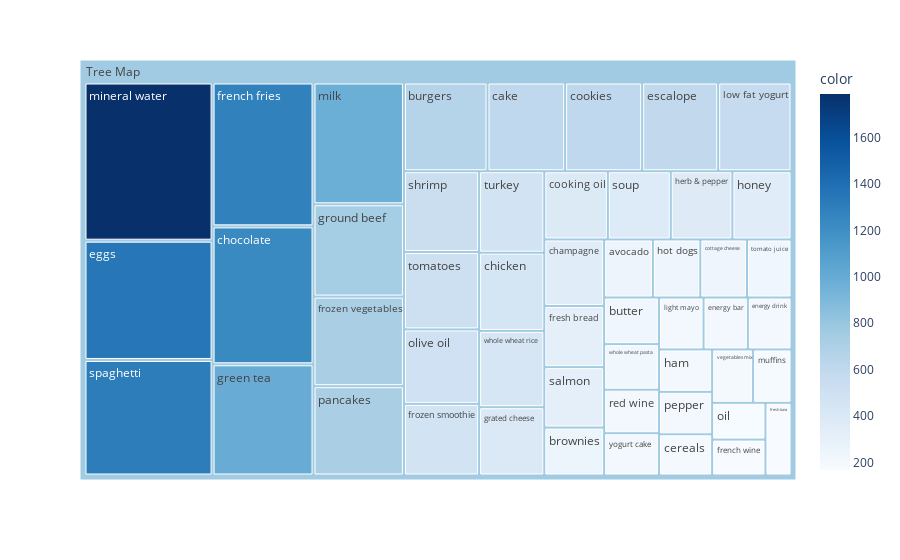

This figure's notebook cell:
### Code cell
import plotly.express as px 

plt.figure(figsize=(15,8))
df_table['all'] = "Tree Map"

fig = px.treemap(df_table.head(50),path=["all",'items'],values="transaction",
                 color=df_table["transaction"].head(50),hover_data=["items"],
                 color_continuous_scale="Blues"
                 )

fig.show()

### Figure 1 — Plotly figure (JSON) as saved in the notebook; plotly's stock layout.template omitted (floating-point values rounded to 4 significant figures)
{"data": [{"branchvalues": "total", "customdata": [["avocado", 250], ["brownies", 253], ["burgers", 654], ["butter", 226], ["cake", 608], ["cereals", 193], ["champagne", 351], ["chicken", 450], ["chocolate", 1229], ["cookies", 603], ["cooking oil", 383], ["cottage cheese", 239], ["eggs", 1348], ["energy bar", 203], ["energy drink", 200], ["escalope", 595], ["french fries", 1282], ["french wine", 169], ["fresh bread", 323], ["fresh tuna", 167], ["frozen smoothie", 475], ["frozen vegetables", 715], ["grated cheese", 393], ["green tea", 991], ["ground beef", 737], ["ham", 199], ["herb & pepper", 371], ["honey", 356], ["hot dogs", 243], ["light mayo", 204], ["low fat yogurt", 574], ["milk", 972], ["mineral water", 1788], ["muffins", 181], ["oil", 173], ["olive oil", 494], ["pancakes", 713], ["pepper", 199], ["red wine", 211], ["salmon", 319], ["shrimp", 536], ["soup", 379], ["spaghetti", 1306], ["tomato juice", 228], ["tomatoes", 513], ["turkey", 469], ["vegetables mix", 193], ["whole wheat pasta", 221], ["whole wheat rice", 439], ["yogurt cake", 205], ["(?)", 764.9]], "domain": {"x": [0, 1], "y": [0, 1]}, "hovertemplate": "labels=%{label}<br>transaction=%{value}<br>parent=%{parent}<br>id=%{id}<br>items=%{customdata[0]}<br>color=%{color}<extra></extra>", "ids": ["Tree Map/avocado", "Tree Map/brownies", "Tree Map/burgers", "Tree Map/butter", "Tree Map/cake", "Tree Map/cereals", "Tree Map/champagne", "Tree Map/chicken", "Tree Map/chocolate", "Tree Map/cookies", "Tree Map/cooking oil", "Tree Map/cottage cheese", "Tree Map/eggs", "Tree Map/energy bar", "Tree Map/energy drink", "Tree Map/escalope", "Tree Map/french fries", "Tree Map/french wine", "Tree Map/fresh bread", "Tree Map/fresh tuna", "Tree Map/frozen smoothie", "Tree Map/frozen vegetables", "Tree Map/grated cheese", "Tree Map/green tea", "Tree Map/ground beef", "Tree Map/ham", "Tree Map/herb & pepper", "Tree Map/honey", "Tree Map/hot dogs", "Tree Map/light mayo", "Tree Map/low fat yogurt", "Tree Map/milk", "Tree Map/mineral water", "Tree Map/muffins", "Tree Map/oil", "Tree Map/olive oil", "Tree Map/pancakes", "Tree Map/pepper", "Tree Map/red wine", "Tree Map/salmon", "Tree Map/shrimp", "Tree Map/soup", "Tree Map/spaghetti", "Tree Map/tomato juice", "Tree Map/tomatoes", "Tree Map/turkey", "Tree Map/vegetables mix", "Tree Map/whole wheat pasta", "Tree Map/whole wheat rice", "Tree Map/yogurt cake", "Tree Map"], "labels": ["avocado", "brownies", "burgers", "butter", "cake", "cereals", "champagne", "chicken", "chocolate", "cookies", "cooking oil", "cottage cheese", "eggs", "energy bar", "energy drink", "escalope", "french fries", "french wine", "fresh bread", "fresh tuna", "frozen smoothie", "frozen vegetables", "grated cheese", "green tea", "ground beef", "ham", "herb & pepper", "honey", "hot dogs", "light mayo", "low fat yogurt", "milk", "mineral water", "muffins", "oil", "olive oil", "pancakes", "pepper", "red wine", "salmon", "shrimp", "soup", "spaghetti", "tomato juice", "tomatoes", "turkey", "vegetables mix", "whole wheat pasta", "whole wheat rice", "yogurt cake", "Tree Map"], "marker": {"coloraxis": "coloraxis", "colors": [250, 253, 654, 226, 608, 193, 351, 450, 1229, 603, 383, 239, 1348, 203, 200, 595, 1282, 169, 323, 167, 475, 715, 393, 991, 737, 199, 371, 356, 243, 204, 574, 972, 1788, 181, 173, 494, 713, 199, 211, 319, 536, 379, 1306, 228, 513, 469, 193, 221, 439, 205, 764.9]}, "name": "", "parents": ["Tree Map", "Tree Map", "Tree Map", "Tree Map", "Tree Map", "Tree Map", "Tree Map", "Tree Map", "Tree Map", "Tree Map", "Tree Map", "Tree Map", "Tree Map", "Tree Map", "Tree Map", "Tree Map", "Tree Map", "Tree Map", "Tree Map", "Tree Map", "Tree Map", "Tree Map", "Tree Map", "Tree Map", "Tree Map", "Tree Map", "Tree Map", "Tree Map", "Tree Map", "Tree Map", "Tree Map", "Tree Map", "Tree Map", "Tree Map", "Tree Map", "Tree Map", "Tree Map", "Tree Map", "Tree Map", "Tree Map", "Tree Map", "Tree Map", "Tree Map", "Tree Map", "Tree Map", "Tree Map", "Tree Map", "Tree Map", "Tree Map", "Tree Map", ""], "type": "treemap", "values": [250, 253, 654, 226, 608, 193, 351, 450, 1229, 603, 383, 239, 1348, 203, 200, 595, 1282, 169, 323, 167, 475, 715, 393, 991, 737, 199, 371, 356, 243, 204, 574, 972, 1788, 181, 173, 494, 713, 199, 211, 319, 536, 379, 1306, 228, 513, 469, 193, 221, 439, 205, 24523]}], "layout": {"coloraxis": {"colorbar": {"title": {"text": "color"}}, "colorscale": [[0, "rgb(247,251,255)"], [0.125, "rgb(222,235,247)"], [0.25, "rgb(198,219,239)"], [0.375, "rgb(158,202,225)"], [0.5, "rgb(107,174,214)"], [0.625, "rgb(66,146,198)"], [0.75, "rgb(33,113,181)"], [0.875, "rgb(8,81,156)"], [1, "rgb(8,48,107)"]]}, "legend": {"tracegroupgap": 0}, "margin": {"t": 60}}}
